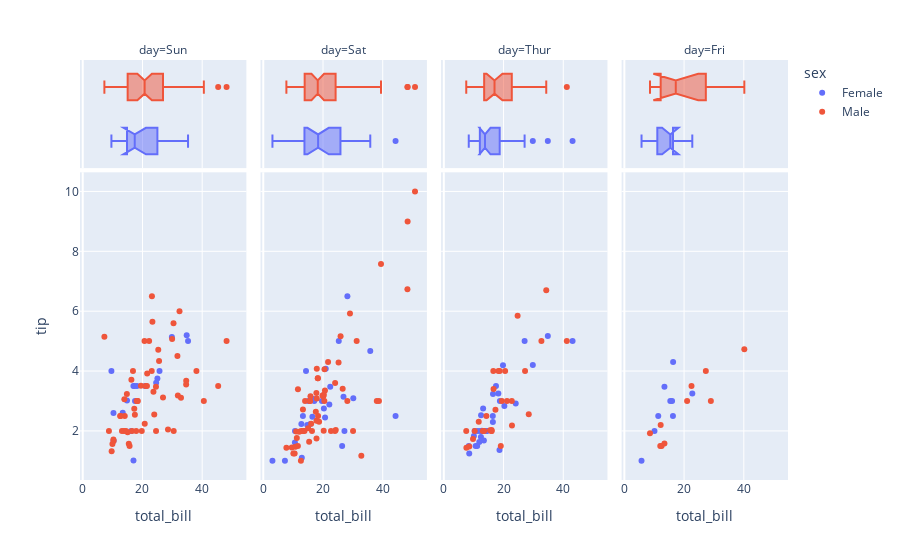

The notebook cell saved with this chart:
### Markdown cell above
3. Next, using the `tips` data create a faceted scatter plot with box-plot marginals. In this case, the facet helps us to visualize clearly the relationship between the bill and the tip on each day of the week

### Code cell
df = px.data.tips()
fig = px.scatter(df, x="total_bill", y="tip",facet_col="day",
                  color="sex", 
                  marginal_x="box")
fig.show()

### Figure 1 — Plotly figure (JSON) as saved in the notebook; plotly's stock layout.template omitted (floating-point values rounded to 4 significant figures)
{"data": [{"hovertemplate": "sex=Female<br>day=Sun<br>total_bill=%{x}<br>tip=%{y}<extra></extra>", "legendgroup": "Female", "marker": {"color": "#636efa", "symbol": "circle"}, "mode": "markers", "name": "Female", "orientation": "v", "showlegend": true, "type": "scatter", "x": [16.99, 24.59, 35.26, 14.83, 10.33, 16.97, 10.29, 34.81, 25.71, 17.31, 29.85, 25, 13.39, 16.21, 17.51, 9.6, 20.9, 18.15], "xaxis": "x", "y": [1.01, 3.61, 5, 3.02, 1.67, 3.5, 2.6, 5.2, 4, 3.5, 5.14, 3.75, 2.61, 2, 3, 4, 3.5, 3.5], "yaxis": "y"}, {"alignmentgroup": "True", "hovertemplate": "sex=Female<br>day=Sun<br>total_bill=%{x}<extra></extra>", "legendgroup": "Female", "marker": {"color": "#636efa", "symbol": "circle"}, "name": "Female", "notched": true, "offsetgroup": "Female", "showlegend": false, "type": "box", "x": [16.99, 24.59, 35.26, 14.83, 10.33, 16.97, 10.29, 34.81, 25.71, 17.31, 29.85, 25, 13.39, 16.21, 17.51, 9.6, 20.9, 18.15], "xaxis": "x5", "yaxis": "y5"}, {"hovertemplate": "sex=Female<br>day=Sat<br>total_bill=%{x}<br>tip=%{y}<extra></extra>", "legendgroup": "Female", "marker": {"color": "#636efa", "symbol": "circle"}, "mode": "markers", "name": "Female", "orientation": "v", "showlegend": false, "type": "scatter", "x": [20.29, 15.77, 19.65, 15.06, 20.69, 16.93, 26.41, 16.45, 3.07, 17.07, 26.86, 25.28, 14.73, 44.3, 22.42, 20.92, 14.31, 7.25, 10.59, 10.63, 12.76, 13.27, 28.17, 12.9, 30.14, 22.12, 35.83, 27.18], "xaxis": "x2", "y": [2.75, 2.23, 3, 3, 2.45, 3.07, 1.5, 2.47, 1, 3, 3.14, 5, 2.2, 2.5, 3.48, 4.08, 4, 1, 1.61, 2, 2.23, 2.5, 6.5, 1.1, 3.09, 2.88, 4.67, 2], "yaxis": "y2"}, {"alignmentgroup": "True", "hovertemplate": "sex=Female<br>day=Sat<br>total_bill=%{x}<extra></extra>", "legendgroup": "Female", "marker": {"color": "#636efa", "symbol": "circle"}, "name": "Female", "notched": true, "offsetgroup": "Female", "showlegend": false, "type": "box", "x": [20.29, 15.77, 19.65, 15.06, 20.69, 16.93, 26.41, 16.45, 3.07, 17.07, 26.86, 25.28, 14.73, 44.3, 22.42, 20.92, 14.31, 7.25, 10.59, 10.63, 12.76, 13.27, 28.17, 12.9, 30.14, 22.12, 35.83, 27.18], "xaxis": "x6", "yaxis": "y6"}, {"hovertemplate": "sex=Female<br>day=Thur<br>total_bill=%{x}<br>tip=%{y}<extra></extra>", "legendgroup": "Female", "marker": {"color": "#636efa", "symbol": "circle"}, "mode": "markers", "name": "Female", "orientation": "v", "showlegend": false, "type": "scatter", "x": [10.07, 34.83, 10.65, 12.43, 24.08, 13.42, 12.48, 29.8, 14.52, 11.38, 20.27, 11.17, 12.26, 18.26, 8.51, 10.33, 14.15, 13.16, 17.47, 27.05, 16.43, 8.35, 18.64, 11.87, 19.81, 43.11, 13, 12.74, 13, 16.4, 16.47, 18.78], "xaxis": "x3", "y": [1.83, 5.17, 1.5, 1.8, 2.92, 1.68, 2.52, 4.2, 2, 2, 2.83, 1.5, 2, 3.25, 1.25, 2, 2, 2.75, 3.5, 5, 2.3, 1.5, 1.36, 1.63, 4.19, 5, 2, 2.01, 2, 2.5, 3.23, 3], "yaxis": "y3"}, {"alignmentgroup": "True", "hovertemplate": "sex=Female<br>day=Thur<br>total_bill=%{x}<extra></extra>", "legendgroup": "Female", "marker": {"color": "#636efa", "symbol": "circle"}, "name": "Female", "notched": true, "offsetgroup": "Female", "showlegend": false, "type": "box", "x": [10.07, 34.83, 10.65, 12.43, 24.08, 13.42, 12.48, 29.8, 14.52, 11.38, 20.27, 11.17, 12.26, 18.26, 8.51, 10.33, 14.15, 13.16, 17.47, 27.05, 16.43, 8.35, 18.64, 11.87, 19.81, 43.11, 13, 12.74, 13, 16.4, 16.47, 18.78], "xaxis": "x7", "yaxis": "y7"}, {"hovertemplate": "sex=Female<br>day=Fri<br>total_bill=%{x}<br>tip=%{y}<extra></extra>", "legendgroup": "Female", "marker": {"color": "#636efa", "symbol": "circle"}, "mode": "markers", "name": "Female", "orientation": "v", "showlegend": false, "type": "scatter", "x": [5.75, 16.32, 22.75, 11.35, 15.38, 13.42, 15.98, 16.27, 10.09], "xaxis": "x4", "y": [1, 4.3, 3.25, 2.5, 3, 3.48, 3, 2.5, 2], "yaxis": "y4"}, {"alignmentgroup": "True", "hovertemplate": "sex=Female<br>day=Fri<br>total_bill=%{x}<extra></extra>", "legendgroup": "Female", "marker": {"color": "#636efa", "symbol": "circle"}, "name": "Female", "notched": true, "offsetgroup": "Female", "showlegend": false, "type": "box", "x": [5.75, 16.32, 22.75, 11.35, 15.38, 13.42, 15.98, 16.27, 10.09], "xaxis": "x8", "yaxis": "y8"}, {"hovertemplate": "sex=Male<br>day=Sun<br>total_bill=%{x}<br>tip=%{y}<extra></extra>", "legendgroup": "Male", "marker": {"color": "#EF553B", "symbol": "circle"}, "mode": "markers", "name": "Male", "orientation": "v", "showlegend": true, "type": "scatter", "x": [10.34, 21.01, 23.68, 25.29, 8.77, 26.88, 15.04, 14.78, 10.27, 15.42, 18.43, 21.58, 16.29, 17.46, 13.94, 9.68, 30.4, 18.29, 22.23, 32.4, 28.55, 18.04, 12.54, 9.94, 25.56, 19.49, 38.07, 23.95, 29.93, 14.07, 13.13, 17.26, 24.55, 19.77, 48.17, 16.49, 21.5, 12.66, 13.81, 24.52, 20.76, 31.71, 7.25, 31.85, 16.82, 32.9, 17.89, 14.48, 34.63, 34.65, 23.33, 45.35, 23.17, 40.55, 20.69, 30.46, 23.1, 15.69], "xaxis": "x", "y": [1.66, 3.5, 3.31, 4.71, 2, 3.12, 1.96, 3.23, 1.71, 1.57, 3, 3.92, 3.71, 2.54, 3.06, 1.32, 5.6, 3, 5, 6, 2.05, 3, 2.5, 1.56, 4.34, 3.51, 4, 2.55, 5.07, 2.5, 2, 2.74, 2, 2, 5, 2, 3.5, 2.5, 2, 3.48, 2.24, 4.5, 5.15, 3.18, 4, 3.11, 2, 2, 3.55, 3.68, 5.65, 3.5, 6.5, 3, 5, 2, 4, 1.5], "yaxis": "y"}, {"alignmentgroup": "True", "hovertemplate": "sex=Male<br>day=Sun<br>total_bill=%{x}<extra></extra>", "legendgroup": "Male", "marker": {"color": "#EF553B", "symbol": "circle"}, "name": "Male", "notched": true, "offsetgroup": "Male", "showlegend": false, "type": "box", "x": [10.34, 21.01, 23.68, 25.29, 8.77, 26.88, 15.04, 14.78, 10.27, 15.42, 18.43, 21.58, 16.29, 17.46, 13.94, 9.68, 30.4, 18.29, 22.23, 32.4, 28.55, 18.04, 12.54, 9.94, 25.56, 19.49, 38.07, 23.95, 29.93, 14.07, 13.13, 17.26, 24.55, 19.77, 48.17, 16.49, 21.5, 12.66, 13.81, 24.52, 20.76, 31.71, 7.25, 31.85, 16.82, 32.9, 17.89, 14.48, 34.63, 34.65, 23.33, 45.35, 23.17, 40.55, 20.69, 30.46, 23.1, 15.69], "xaxis": "x5", "yaxis": "y5"}, {"hovertemplate": "sex=Male<br>day=Sat<br>total_bill=%{x}<br>tip=%{y}<extra></extra>", "legendgroup": "Male", "marker": {"color": "#EF553B", "symbol": "circle"}, "mode": "markers", "name": "Male", "orientation": "v", "showlegend": false, "type": "scatter", "x": [20.65, 17.92, 39.42, 19.82, 17.81, 13.37, 12.69, 21.7, 9.55, 18.35, 17.78, 24.06, 16.31, 18.69, 31.27, 16.04, 38.01, 11.24, 48.27, 20.29, 13.81, 11.02, 18.29, 17.59, 20.08, 20.23, 15.01, 12.02, 10.51, 17.92, 15.36, 20.49, 25.21, 18.24, 14, 50.81, 15.81, 26.59, 38.73, 24.27, 30.06, 25.89, 48.33, 28.15, 11.59, 7.74, 20.45, 13.28, 24.01, 15.69, 11.61, 10.77, 15.53, 10.07, 12.6, 32.83, 29.03, 22.67, 17.82], "xaxis": "x2", "y": [3.35, 4.08, 7.58, 3.18, 2.34, 2, 2, 4.3, 1.45, 2.5, 3.27, 3.6, 2, 2.31, 5, 2.24, 3, 1.76, 6.73, 3.21, 2, 1.98, 3.76, 2.64, 3.15, 2.01, 2.09, 1.97, 1.25, 3.08, 1.64, 4.06, 4.29, 3.76, 3, 10, 3.16, 3.41, 3, 2.03, 2, 5.16, 9, 3, 1.5, 1.44, 3, 2.72, 2, 3, 3.39, 1.47, 3, 1.25, 1, 1.17, 5.92, 2, 1.75], "yaxis": "y2"}, {"alignmentgroup": "True", "hovertemplate": "sex=Male<br>day=Sat<br>total_bill=%{x}<extra></extra>", "legendgroup": "Male", "marker": {"color": "#EF553B", "symbol": "circle"}, "name": "Male", "notched": true, "offsetgroup": "Male", "showlegend": false, "type": "box", "x": [20.65, 17.92, 39.42, 19.82, 17.81, 13.37, 12.69, 21.7, 9.55, 18.35, 17.78, 24.06, 16.31, 18.69, 31.27, 16.04, 38.01, 11.24, 48.27, 20.29, 13.81, 11.02, 18.29, 17.59, 20.08, 20.23, 15.01, 12.02, 10.51, 17.92, 15.36, 20.49, 25.21, 18.24, 14, 50.81, 15.81, 26.59, 38.73, 24.27, 30.06, 25.89, 48.33, 28.15, 11.59, 7.74, 20.45, 13.28, 24.01, 15.69, 11.61, 10.77, 15.53, 10.07, 12.6, 32.83, 29.03, 22.67, 17.82], "xaxis": "x6", "yaxis": "y6"}, {"hovertemplate": "sex=Male<br>day=Thur<br>total_bill=%{x}<br>tip=%{y}<extra></extra>", "legendgroup": "Male", "marker": {"color": "#EF553B", "symbol": "circle"}, "mode": "markers", "name": "Male", "orientation": "v", "showlegend": false, "type": "scatter", "x": [27.2, 22.76, 17.29, 19.44, 16.66, 32.68, 15.98, 13.03, 18.28, 24.71, 21.16, 11.69, 14.26, 15.95, 8.52, 22.82, 19.08, 16, 34.3, 41.19, 9.78, 7.51, 28.44, 15.48, 16.58, 7.56, 10.34, 13.51, 18.71, 20.53], "xaxis": "x3", "y": [4, 3, 2.71, 3, 3.4, 5, 2.03, 2, 4, 5.85, 3, 2.31, 2.5, 2, 1.48, 2.18, 1.5, 2, 6.7, 5, 1.73, 2, 2.56, 2.02, 4, 1.44, 2, 2, 4, 4], "yaxis": "y3"}, {"alignmentgroup": "True", "hovertemplate": "sex=Male<br>day=Thur<br>total_bill=%{x}<extra></extra>", "legendgroup": "Male", "marker": {"color": "#EF553B", "symbol": "circle"}, "name": "Male", "notched": true, "offsetgroup": "Male", "showlegend": false, "type": "box", "x": [27.2, 22.76, 17.29, 19.44, 16.66, 32.68, 15.98, 13.03, 18.28, 24.71, 21.16, 11.69, 14.26, 15.95, 8.52, 22.82, 19.08, 16, 34.3, 41.19, 9.78, 7.51, 28.44, 15.48, 16.58, 7.56, 10.34, 13.51, 18.71, 20.53], "xaxis": "x7", "yaxis": "y7"}, {"hovertemplate": "sex=Male<br>day=Fri<br>total_bill=%{x}<br>tip=%{y}<extra></extra>", "legendgroup": "Male", "marker": {"color": "#EF553B", "symbol": "circle"}, "mode": "markers", "name": "Male", "orientation": "v", "showlegend": false, "type": "scatter", "x": [28.97, 22.49, 40.17, 27.28, 12.03, 21.01, 12.46, 12.16, 8.58, 13.42], "xaxis": "x4", "y": [3, 3.5, 4.73, 4, 1.5, 3, 1.5, 2.2, 1.92, 1.58], "yaxis": "y4"}, {"alignmentgroup": "True", "hovertemplate": "sex=Male<br>day=Fri<br>total_bill=%{x}<extra></extra>", "legendgroup": "Male", "marker": {"color": "#EF553B", "symbol": "circle"}, "name": "Male", "notched": true, "offsetgroup": "Male", "showlegend": false, "type": "box", "x": [28.97, 22.49, 40.17, 27.28, 12.03, 21.01, 12.46, 12.16, 8.58, 13.42], "xaxis": "x8", "yaxis": "y8"}], "layout": {"annotations": [{"font": {}, "showarrow": false, "text": "day=Sun", "x": 0.1175, "xanchor": "center", "xref": "paper", "y": 1, "yanchor": "bottom", "yref": "paper"}, {"font": {}, "showarrow": false, "text": "day=Sat", "x": 0.3725, "xanchor": "center", "xref": "paper", "y": 1, "yanchor": "bottom", "yref": "paper"}, {"font": {}, "showarrow": false, "text": "day=Thur", "x": 0.6275, "xanchor": "center", "xref": "paper", "y": 1, "yanchor": "bottom", "yref": "paper"}, {"font": {}, "showarrow": false, "text": "day=Fri", "x": 0.8825, "xanchor": "center", "xref": "paper", "y": 1, "yanchor": "bottom", "yref": "paper"}], "legend": {"title": {"text": "sex"}, "tracegroupgap": 0}, "margin": {"t": 60}, "xaxis": {"anchor": "y", "domain": [0, 0.235], "title": {"text": "total_bill"}}, "xaxis2": {"anchor": "y2", "domain": [0.255, 0.49], "matches": "x", "title": {"text": "total_bill"}}, "xaxis3": {"anchor": "y3", "domain": [0.51, 0.745], "matches": "x", "title": {"text": "total_bill"}}, "xaxis4": {"anchor": "y4", "domain": [0.765, 1.0], "matches": "x", "title": {"text": "total_bill"}}, "xaxis5": {"anchor": "y5", "domain": [0, 0.235], "matches": "x", "showgrid": true, "showticklabels": false}, "xaxis6": {"anchor": "y6", "domain": [0.255, 0.49], "matches": "x", "showgrid": true, "showticklabels": false}, "xaxis7": {"anchor": "y7", "domain": [0.51, 0.745], "matches": "x", "showgrid": true, "showticklabels": false}, "xaxis8": {"anchor": "y8", "domain": [0.765, 1.0], "matches": "x", "showgrid": true, "showticklabels": false}, "yaxis": {"anchor": "x", "domain": [0, 0.7326], "title": {"text": "tip"}}, "yaxis2": {"anchor": "x2", "domain": [0, 0.7326], "matches": "y", "showticklabels": false}, "yaxis3": {"anchor": "x3", "domain": [0, 0.7326], "matches": "y", "showticklabels": false}, "yaxis4": {"anchor": "x4", "domain": [0, 0.7326], "matches": "y", "showticklabels": false}, "yaxis5": {"anchor": "x5", "domain": [0.7426, 1], "matches": "y5", "showgrid": false, "showline": false, "showticklabels": false, "ticks": ""}, "yaxis6": {"anchor": "x6", "domain": [0.7426, 1], "matches": "y5", "showgrid": false, "showline": false, "showticklabels": false, "ticks": ""}, "yaxis7": {"anchor": "x7", "domain": [0.7426, 1], "matches": "y5", "showgrid": false, "showline": false, "showticklabels": false, "ticks": ""}, "yaxis8": {"anchor": "x8", "domain": [0.7426, 1], "matches": "y5", "showgrid": false, "showline": false, "showticklabels": false, "ticks": ""}}}
